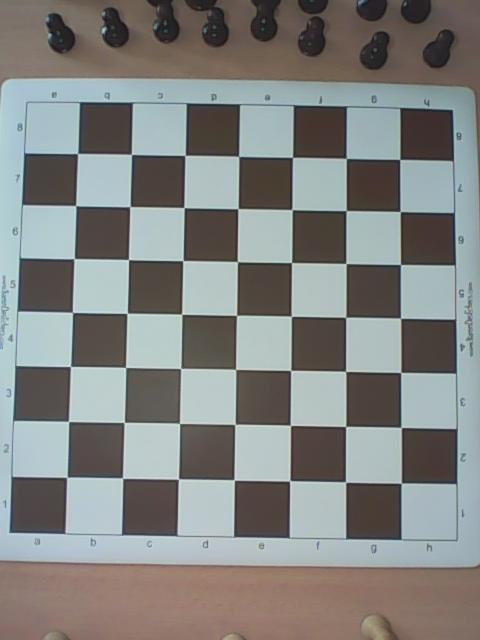
#> input picture tests/pictures/game001/empty.jpg, 480 x 640 px
$ python -i image_processor.py   (imports and definitions only)
#> lines starting #> are read from the running program, lines starting #| are printed output that depends on the picture; after the words box and inside, x2 and y2 are one past the last pixel; in counts of white or black regions, pixels touching at a corner belong together
#> in load_image, img is the input picture: shape (640, 480, 3); mean R, G, B 130, 131.4, 129
### utils/log.py
'''Logging functions'''

import sys
import colorama
import logging
import inspect


do_show_debug_messages = False
'''Set this boolean variable to `True` to enable debug messages'''

def multiline(func_call):
    '''Decorator that splits a multi-line string argument to a function into one
    function call per line'''
    def _f(msg):
#> called with msg = 'Computing chessboard edges...'
        msg = str(msg)
        for line in msg.split('\n'):
            func_call(line)
    return _f

# [41 lines left out: functions __getCaller, info, warn, error, not called in this run]


@multiline
def debug(msg):
    '''Print out a debug message to stdout.

    Setting `debug.do_show_debug_messages` to `False` will disable all calls to
    this function.
    '''
    if not do_show_debug_messages:
        return
    print('{}[DEBUG ] ({}):{} {}'.format(colorama.Fore.CYAN, __getCaller()[1],
        colorama.Fore.RESET, msg))

### imgprocessor/image_processor.py
# Default python lib ###########################################################

import math
from math import floor, ceil
import operator
import os

# Additional packages ##########################################################

import chess
from chess import BLACK, WHITE

import numpy as np
import matplotlib.pyplot as plt

from skimage.filters import threshold_otsu
from sklearn.decomposition import PCA
from skimage import feature, io, color, exposure, transform
from skimage.transform import hough_line, hough_line_peaks
from sklearn.neighbors import KNeighborsClassifier
from skimage.color.adapt_rgb import adapt_rgb, each_channel

# Internal packages ############################################################

from chessboard.board import BlindBoard
from utils.log import error, debug, info, warn

################################################################################

"""
TODO (30/01/2016)
* if the gamma correction is too low on the absolute diff image,
    we may fail to detect some pieces.
* we might try to improve the difference between black and white pieces

Currently, for classification, we encode the colors in lab space and use the
deltaE_cie76 color distance which is supposed to be a more accurate reflection
of `color differences` as percieved by the human eye (as opposed to RGB
euclidian distance which fails to capture the `non-linearity` of human color
perception).
http://scikit-image.org/docs/dev/api/skimage.color.html#skimage.color.deltaE_cie76


"""


class ImageProcessorException(Exception):
    '''Default exception raised on various occasions by `ImageProcessor`'''
    pass


class ImageProcessor(object):
    """
    This class is used to process a raw image sent from the camera and transform
    it into a `BlindBoard` object. The main method is `process`.
    The following steps are applied to analyze the image:

    At the beginning of the game (inside `__init__`) :

    * CHESSBOARD LINES DETECTION: we use a Canny edge detector to turn the RGB
      image of the empty chessboard into a binary image where the lines
      separating the squares of the chessboard are clearly visible. Then we
      use the Hough line detection algorithm and pick the 8 most likely
      horizontal and vertical lines in the image.

    * COLOR CLASSIFIER TRAINING: we train a k-nearest neighbour classifier to
      detect the black and white colors using the picture of the beginning of
      the game, where the position of each piece is known. For this
      classification, each datapoint is one piece, and each piece is
      represented by an RGB tuple corresponding to the average color within the
      piece (the region of the piece is determined using the same method as in
      occupancy matrix estimation, cf. next bullet point)

    For each new picture during the game: (inside `process`)

    * OCCUPANCY MATRIX ESTIMATION: we determine for each square whether it is
      occupied or not. To do this, we take the absolute difference between the
      current image and the image of the empty chessboard. All images are in
      grayscale for this step, and in order to detect black pieces on black
      squares, we use a gamma correction (with gamma < 1) on the input images
      and on the difference image. Then, we apply a binary thresholding to the
      image (using the Otsu method) and for each square, we say that it is
      occupied if more than 10% of its pixels are white after thresholding.

    * BLINDBOARD ESTIMATION: for each occupied square, we use the color
      classifier to determine the color of the corresponding piece.

    Attributes:
        _edges (nparray): Array of coordinates of the limits of each square of
            the chessboard, i.e. the intersection of horizontal & vertical
            lines.

        _hough_lines (array): Array of 9 horizontal lines followed by 9 vertical
            lines, as returned by the `hough_line()` method.

        empty_chessboard_image (ndarray): image of the empty chessboard (i.e. no
            pieces on it), used for edge detection

        TODO
    """

    LINE_ANGLE_TOLERANCE = 30./180. * math.pi
    '''tolerance threshold (in radians) to filter horizontal and vertical
    lines'''

    ANGLE_EPSILON = 1e-3
    '''tolerance (in radians) to consider two angles to be close enough for the
    corresponding Hough lines to be parallel'''

    TRACE_DIR = "trace_images"
    '''name of directory where intermediary images will be stored'''

    def __init__(self, empty_board_path=None, starting_board_path=None,
            trace=False, verbose=False):
        """
        Class constructor. Should be called only once at the start of the game.
        Requires the image of the empty chessboard and the image of the
        chessboard with all pieces in initial position.
        Computes chessboard edges (costly), and builds training data for color
        classification using the start image.

        Args:
            TODO
        """

        self.verbose                  = verbose
        self.trace                    = trace

        self.image                    = None
        self.starting_pos_img         = None
        self.empty_chessboard_image   = None
        self.temp_image_dir           = None
        self._hough_lines             = None

        self._edges                   = None
        self._processed_square_images = None
        self._occupancy_matrix        = None
        self._blindboard_matrix       = None
        self.occupancy_threshold      = 0.

        self.color_classifier         = None

        # mkdir the trace directory if it does not exist
        if self.trace:
            if not os.path.isdir(self.TRACE_DIR):
                os.mkdir(self.TRACE_DIR)

        if empty_board_path:
            self.load_empty_board(empty_board_path)
        if starting_board_path:
            self.load_starting_position(starting_board_path)


    def load_empty_board(self, image_path):
        '''TODO'''
        self.empty_chessboard_image = self.load_image(image_path)
        debug("Computing chessboard edges...")
        self._edges, self._hough_lines = \
                self._find_edges(self.empty_chessboard_image)

        if self.trace:
            self.plot_chessboard_with_edges(self.empty_chessboard_image)


    # [53 lines left out: functions load_starting_position, process, not called in this run]


    @staticmethod
    def compute_canny_image(image):
        '''apply a canny filter to each channel of an RGB image and combine
        the results using a logical OR'''
        image_gray = exposure.equalize_hist(color.rgb2gray(image))
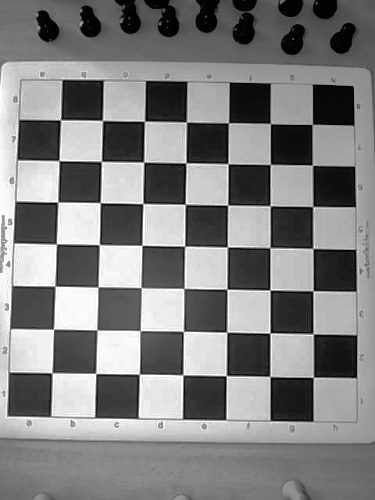
#> image_gray: shape (500, 375) float64; min 5.33e-06, max 1, mean 0.504
        image_canny = np.zeros_like(image_gray)
        for i in range(3):
            normalized_image = image[:, :, i]
            image_canny = \
                np.logical_or(image_canny, feature.canny(normalized_image, 1))
#> this loop made 3 passes
#> pass 1, in compute_canny_image, `normalized_image = image[:, :, i]`:
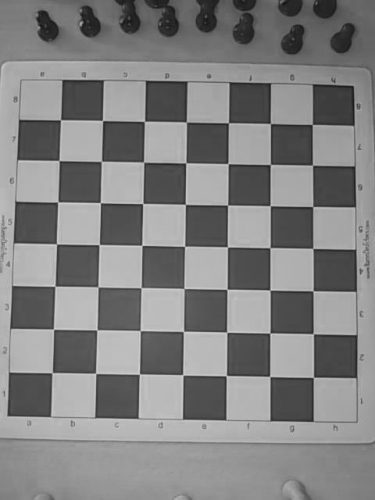
#> normalized_image: shape (500, 375) float64; min 0.0836, max 0.862, mean 0.51
#> pass 1, in compute_canny_image, `image_canny = \ np.logical_or(image_canny, feature.canny(normalized_im..`:
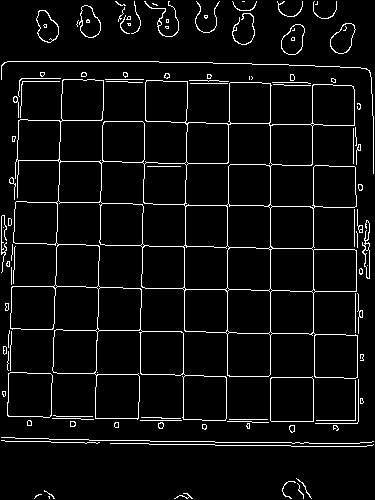
#> image_canny: shape (500, 375) bool; 5.3% white in thin lines or dots
#> pass 2, in compute_canny_image, `normalized_image = image[:, :, i]`:
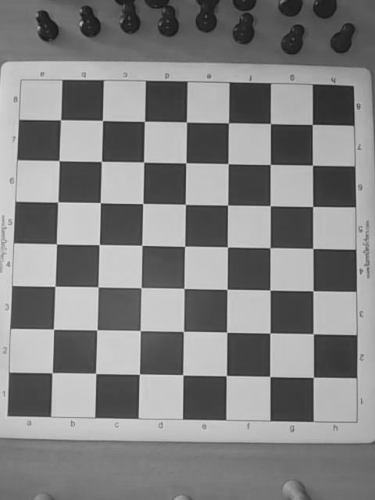
#> normalized_image: shape (500, 375) float64; min 0.0826, max 0.914, mean 0.515
#> pass 2, in compute_canny_image, `image_canny = \ np.logical_or(image_canny, feature.canny(normalized_im..`:
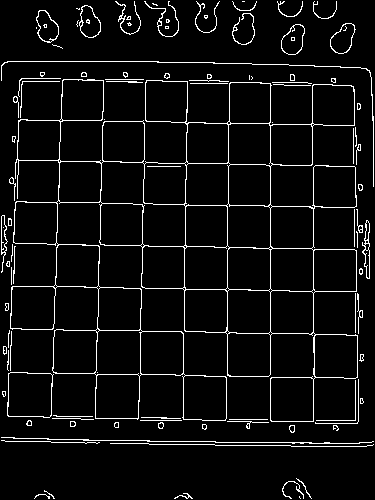
#> image_canny: shape (500, 375) bool; 5.6% white in thin lines or dots
#> after the loop:
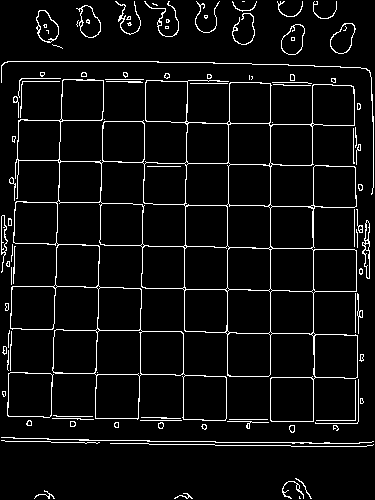
#> image_canny: shape (500, 375) bool; 5.7% white in thin lines or dots
        return image_canny


    def _find_edges(self, image):
        """
        Takes as input an RGB chessboard image and computes the Hough lines
        and intersections between them corresponding to the edges of the 64
        squares. The function returns a tuple whose first element is a
        numpy array with shape (N,2) where N is the number of
        intersections between the Hough lines. The second element is a list
        of tuples (intensity, abs(theta), abs(r)) describing the significant
        Hough lines (in polar coordinates).
        """

        image_canny = self.compute_canny_image(image)
        h, theta, d = hough_line(image_canny)
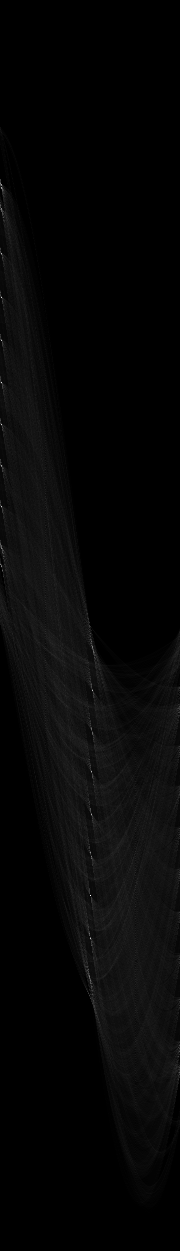
#> h: shape (1251, 180) uint64; min 0, max 322, mean 8.5; drawn with min black and max white
#> theta = 180 values from -1.57 to 1.55; d = 1251 values from -625 to 625

        '''
        Small trick: we expect to get something like 11 horizontal lines and
        another 11 vertical lines: indeed the chessboard is made of 8 rows and
        8 columns, i.e. 9 lines, plus 2 lines for the edges of the chessboard.
        So, to help hough_line_peaks() let's set the min. distance expected
        between two lines to the size of the image divided by 11.
        TODO: better way? Might cause problems if the board does not fit the
        whole frame...
        '''
        min_distance = int(floor(image.shape[1] / 11))
#> min_distance = 34

        hough_peaks = hough_line_peaks(h, theta, d, min_distance=min_distance,
                                       threshold=40)  # TODO adjust threshold

        # separate horizontal from vertical lines
        vertical_lines = []
        horizontal_lines = []

        '''
        In Hough space, straight lines are parametrized by coefficients (r,θ):
        r = x.cos(θ) + y.sin(θ) ; (r,θ) are the polar coordinates of
        the point on the line which lies closest to the origin, with r being
        either positive or negative, and -π/2 ≤ θ ≤ π/2   (with π/2 ≈ 1.57)

        A horizontal line is therefore one with θ=±π/2, and a vertical line is
        one with θ=0.
        Also, two lines are parallel iif they have the same θ (mod π/2).

        Finally, in scikit-image, keep in mind that the orientation is :

                                O----->
                                |     (x axis)
                                |
                                V (y axis)

        (where the origin is the top-left corner of our image)
        And as a consequence, positive angles are counted from the X axis toward
        the Y axis (i.e. "clockwise").
        '''

        for intensity, theta, r in zip(*hough_peaks):
            if np.fabs(theta) < self.LINE_ANGLE_TOLERANCE:
                vertical_lines.append((intensity, theta, r))
            elif np.fabs(np.fabs(theta) - math.pi / 2) < self.LINE_ANGLE_TOLERANCE:
                horizontal_lines.append((intensity, theta, r))
#> this loop made 34 passes
#> (intensity, theta, r) on passes 1 to 12: (322, 0, 270), (289, -1.55, -243), (269, -1.55, -328), (266, -1.55, -201), (258, -1.55, -119), (253, -1.55, -285), (246, 0.0349, 65), (245, 0, 313), (234, -1.55, -372), (225, 0.0175, 146), (213, 0.0175, 189), (208, -1.55, -160)
#> after the loop, horizontal_lines = [(289, -1.55, -243), (269, -1.55, -328), (266, -1.55, -201), (258, -1.55, -119), (253, -1.55, -285), (234, -1.55, -372), (208, -1.55, -160), (208, -1.55, -438), (171, -1.55, -59), (50, 1.55, 21), (46, -1.36, 8), (43, -1.15, -18), (41, 1.15, 167)]; vertical_lines = [(322, 0, 270), (246, 0.0349, 65), (245, 0, 313), (225, 0.0175, 146), (213, 0.0175, 189), (173, 0, 227), (158, 0.0349, 22), (155, -0.0175, 351), (132, 0.0175, 103), (55, -0.419, 80), (48, 0.489, 269), (48, 0.489, 222), (47, -0.297, 143), (44, 0.401, 155)]

        '''
        Only keep the 9 most significant lines of each direction and sort
        them by absolute radius, to return edges from top to bottom,
        and left to right. We sort by *absolute* radius because horizontal
        lines can be parametrized either as 'θ=π/2, r>0' or 'θ=-π/2, r<0'
        '''
        for i,lines in enumerate((horizontal_lines, vertical_lines)):
            lines.sort(reverse=True)   # reverse-sort by intensity
            del lines[9:]              # only keep the 9 first
            lines.sort(key=lambda entry: np.fabs(entry[2]))  # sort by absolute radius
#> this loop made 2 passes

        '''
        Now let's find the intersections of these 18 lines.
        We are solving the following system:
        r1 = x.cos(θ1) + y.sin(θ1)  and  r2 = x.cos(θ2) + y.sin(θ2)   for (x,y)
        The non-degenerate solution is:
        x = (r1.sin(θ2) - r2.sin(θ1))/D  and  y = (r2.cos(θ1) - r1.cos(θ2))/D
        with D = cos(θ1).sin(θ2) - sin(θ1).cos(θ2) = sin(θ2-θ1)
        We can see that this holds only if θ1 ≠ θ2, i.e. only if the lines are
        not parallel (which makes sense!).
        '''
        intersections = []
        for _, theta1, r1 in horizontal_lines:
            for _, theta2, r2 in vertical_lines:
                # don't attempt to compute the intersection if the lines are
                # parallel
                denum = np.sin(theta2 - theta1)
                if denum < self.ANGLE_EPSILON:
                    continue
                x_inter = (r1 * np.sin(theta2) - r2 * np.sin(theta1)) / denum
                y_inter = (r2 * np.cos(theta1) - r1 * np.cos(theta2)) / denum
                # register this intersection iff. it is *inside* the image
                if 0 < x_inter < image.shape[1] and \
                        0 < y_inter < image.shape[0]:
                    intersections.append((x_inter, y_inter))
#> this loop made 9 passes
#> r1 on passes 1 to 9: -59, -119, -160, -201, -243, -285, -328, -372, -438
#> after the loop, intersections = 81 pairs, first value 6.71 to 358.8, second value 59.36 to 444.3

        hough_lines = horizontal_lines + vertical_lines
#> hough_lines = 18 items, first 6: (171, -1.55, -59), (258, -1.55, -119), (208, -1.55, -160), (266, -1.55, -201), (289, -1.55, -243), (253, -1.55, -285)
        # TODO we don't check that we get 9x9 intersections...

        '''
        Since the horizontal and vertical lines have been sorted by increasing
        value of |r|, the intersections are now sorted from top-left to bottom-right
        corner of the image.
        '''
        return np.array(intersections), hough_lines


    # [184 lines left out: functions _train_color_classifier, cut_squares, calibrate_occupancy_threshold, compute_occupancy_matrix, compute_binary_diff_image, compute_blindboard_matrix, not called in this run]


    @staticmethod
    def load_image(img_path, resize=True, resize_width=500):
        '''TODO'''
        img = io.imread(img_path)

        if resize:
            x2    = resize_width
            x1,y1 = img.shape[:2]
            img = transform.resize(img, (x2, y1*x2/x1))

        return img


    # [70 lines left out: functions get_blindboard, save_pca_plot, plot_chessboard_with_edges, plot_square_images, _plot_all_lines, save_image, not called in this run]


# [10 lines not run here, left out]

>>> result = ImageProcessor().load_empty_board('../tests/pictures/game001/empty.jpg')
#> in load_empty_board, `self._edges, self._hough_lines = \ self._find_edges(self.empty_chessbo..`: self._edges has the same summary as intersections in _find_edges; self._hough_lines has the same summary as hough_lines in _find_edges

$ run again, on tests/pictures/game001/board-001-0.jpg
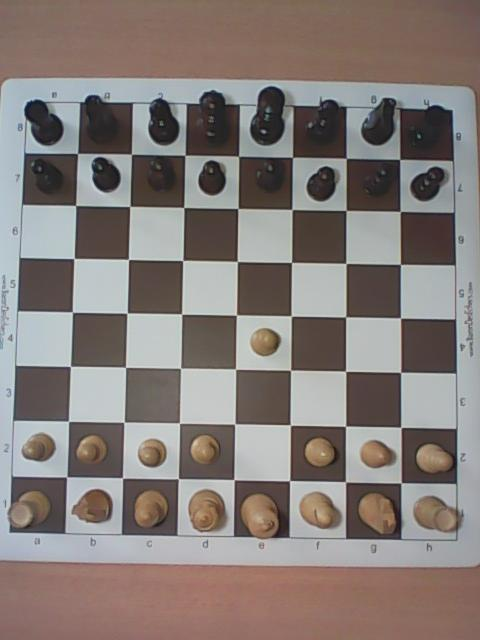
#> input picture tests/pictures/game001/board-001-0.jpg, 480 x 640 px
#> in load_image, img is the input picture: shape (640, 480, 3); mean R, G, B 133, 123.8, 119.9
#> img: shape (500, 375, 3) float64
#> the loop in compute_canny_image, `for i in range(3):` made 3 passes
#> pass 1, in compute_canny_image, `image_canny = \ np.logical_or(image_canny, feature.canny(normalized_im..`:
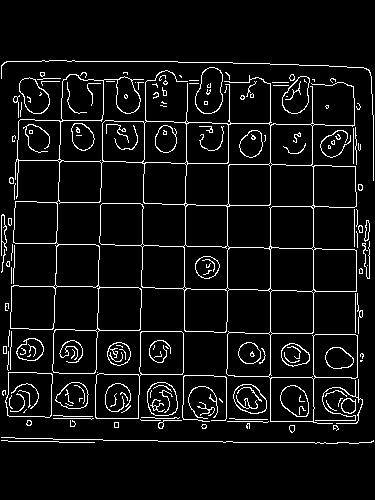
#> image_canny: shape (500, 375) bool; 6.6% white in thin lines or dots, all inside (x1, y1, x2, y2) = (1, 60, 374, 444)
#> in _find_edges, `h, theta, d = hough_line(image_canny)`:
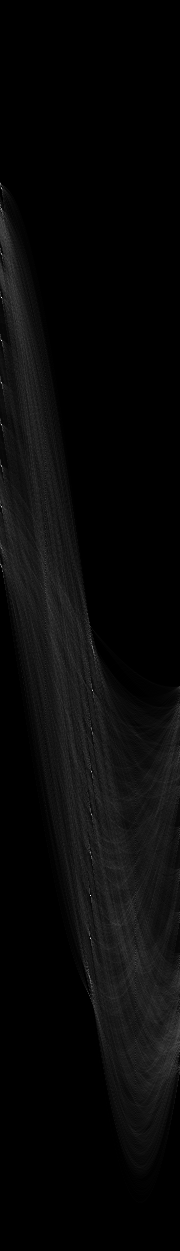
#> h: shape (1251, 180) uint64; min 0, max 323, mean 11.3; drawn with min black and max white
#> in _find_edges, `h, theta, d = hough_line(image_canny)`: theta = 180 values from -1.57 to 1.55; d = 1251 values from -625 to 625
#> the loop in _find_edges, `for intensity, theta, r in zip(*hough_peaks):` made 36 passes
#> (intensity, theta, r) on passes 1 to 8: (323, 0, 270), (293, -1.55, -328), (279, -1.55, -285), (257, -1.55, -201), (252, 0, 313), (250, 0.0349, 65), (242, -1.55, -119), (225, -1.55, -243)
#> after the loop in _find_edges, `for intensity, theta, r in zip(*hough_peaks):`: horizontal_lines = [(293, -1.55, -328), (279, -1.55, -285), (257, -1.55, -201), (242, -1.55, -119), (225, -1.55, -243), (220, -1.55, -437), (198, -1.55, -372), (184, -1.55, -59), (182, -1.55, -159), (76, 1.22, 422), (71, -1.1, -233), (63, 1.29, 157), (58, -1.15, -52)]; vertical_lines = [(323, 0, 270), (252, 0, 313), (250, 0.0349, 65), (224, 0.0175, 146), (210, 0.0175, 189), (160, 0, 227), (156, 0.0349, 21), (148, -0.0175, 351), (131, 0.0175, 103), (80, 0.436, 299), (70, 0.506, 243), (66, -0.244, 136), (66, -0.384, 91), (57, 0.367, 177)]
#> the loop in _find_edges, `for i,lines in enumerate((horizontal_lines, vertical_lines)):` made 2 passes
#> the loop in _find_edges, `for _, theta1, r1 in horizontal_lines:` made 9 passes
#> r1 on passes 1 to 8: -59, -119, -159, -201, -243, -285, -328, -372
#> after the loop in _find_edges, `for _, theta1, r1 in horizontal_lines:`: intersections = 81 pairs, first value 5.75 to 358.8, second value 59.34 to 443.3
#> hough_lines = 18 items, first 6: (184, -1.55, -59), (242, -1.55, -119), (182, -1.55, -159), (257, -1.55, -201), (225, -1.55, -243), (279, -1.55, -285)
#> self._edges has the same summary as intersections in _find_edges; self._hough_lines has the same summary as hough_lines in _find_edges
